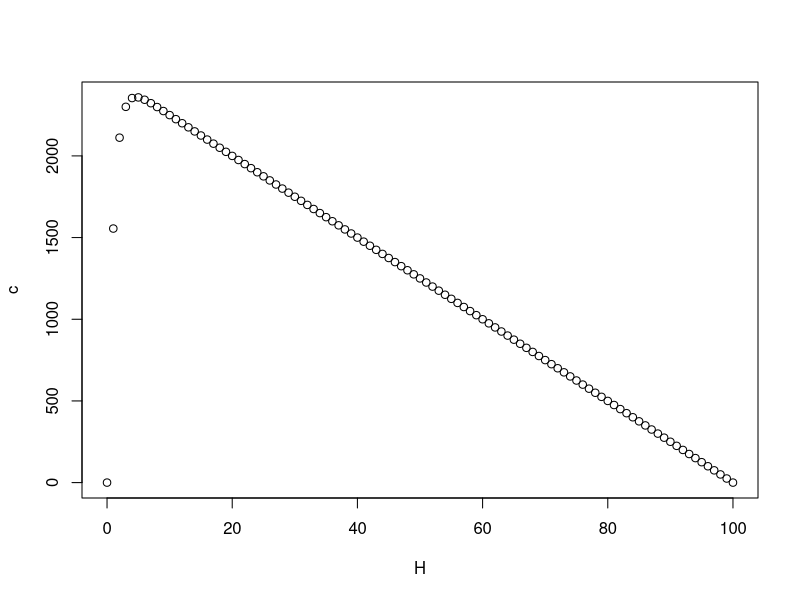
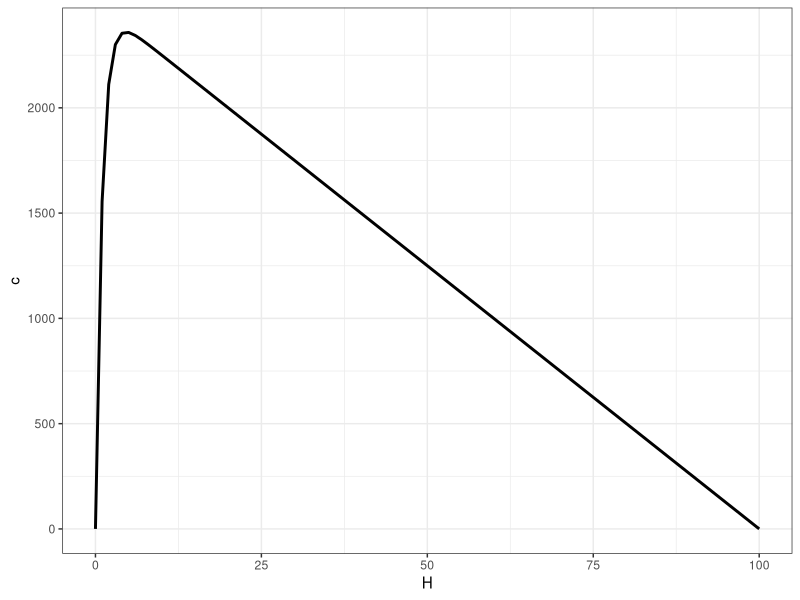

The R source for these figures, in order:
#####################################
# PS1 - Ex1.b.                      #
#####################################

library(ggplot2)
dirpath <- "./"

w = 25
theta = 100
H = rep(0:theta)
c = w*(theta-theta*exp(-H)-H)
plot(H,c)

sol = data.frame(c,H)

pdf(paste(dirpath,"graph_ps1ex1b.pdf",sep = ""),width=6,height=4)
ggplot(sol, aes(x = H, y = c)) +
  theme_bw() +
  geom_line( size = 1)
dev.off()
